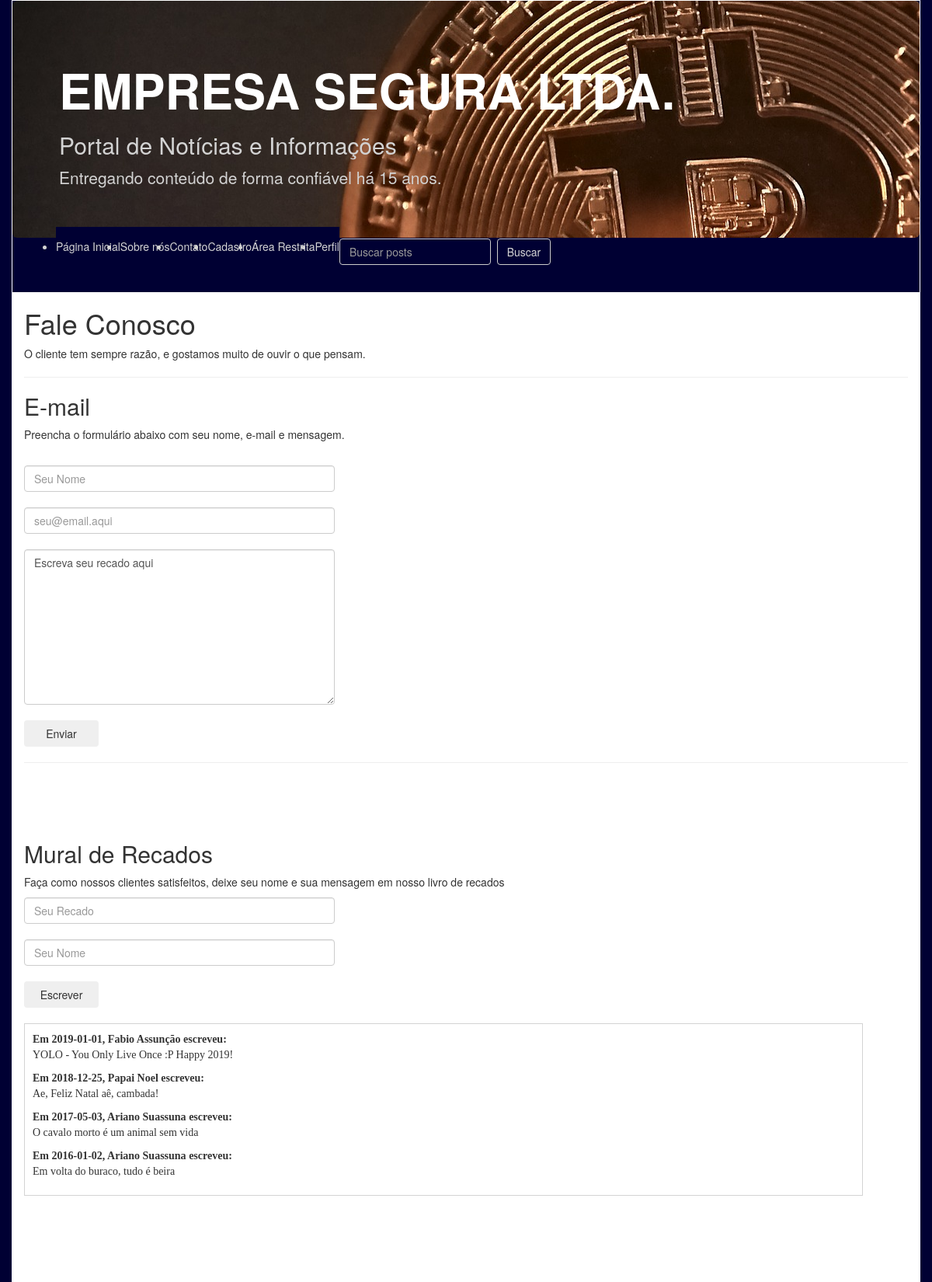
/contact, run on an earlier commit of the app's database.
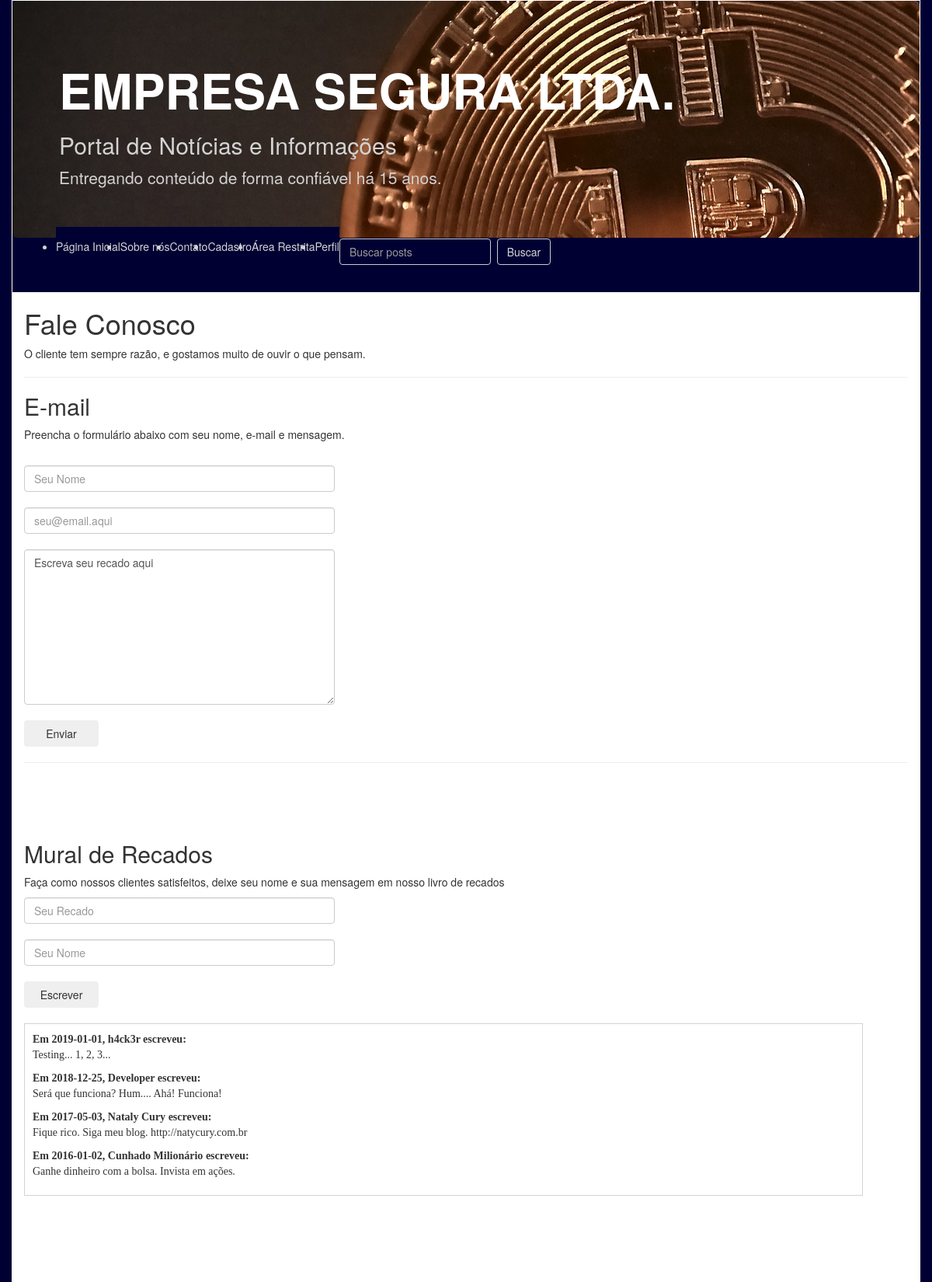
And on a later commit of the database.
### tables this page shows
CREATE TABLE `book` (
	`sign_date`	TEXT,
	`name`	TEXT,
	`message`	TEXT
);

### app.py (the view)
@app.route('/contact', methods=['GET'])
def get_contact():
    messages = f'SELECT * FROM book ORDER BY sign_date DESC;'
    res = query(messages)
    return f.render_template('contact.html', items=res)

### app.py (called while the page is built)
def query(text):
    conn = engine.connect()
    res = conn.execute(text)
    res = res.fetchall()
    return res

### templates/contact.html (shortened to what this page needs)
{% extends 'header.html' %}
{% block content %}
<div class="container">
    <h1>Fale Conosco</h1>
    O cliente tem sempre razão, e gostamos muito de ouvir o que pensam.
    <hr>
    <h2>E-mail</h2>
    <p>Preencha o formulário abaixo com seu nome, e-mail e mensagem.</p>
    <div style="color: darkred; font-weight: bold" id="msgbox"></div><br>
    <form id="mailform" onsubmit="event.preventDefault();">
        <input type="text" id="mname" style="width: 400px;"
        placeholder="Seu Nome" class="form-control"><br>
        <input type="text" name="email" style="width: 400px;"
        placeholder="seu@email.aqui" class="form-control"><br>
        <textarea cols="30" rows="10" name="message" class="form-control"
        style="width: 400px; height: 200px;">Escreva seu recado aqui</textarea><br>
        <button type="submit"  class="btn" style="width: 96px;" onclick="thanks();">Enviar</button>
    </form>
    <hr>
    <br><br><br>
    <h2 id="Livro">Mural de Recados</h2>
    <p>Faça como nossos clientes satisfeitos, deixe seu nome e sua mensagem em nosso livro de recados</p>
    <form method="POST">
        <input type="text" name="message" style="width: 400px;"
        class="form-control" placeholder="Seu Recado"><br>
        <input type="text" name="name" style="width: 400px;"
        class="form-control" placeholder="Seu Nome"><br>
        <button type="submit" class="btn" style="width: 96px;">Escrever</button>
    </form>
    <br>
    <ul class="messages">
        {% for i in items %}
        <li>
            <strong>Em {{ i[0][0:4] }}-{{ i[0][4:6:] }}-{{ i[0][6:8] }}, {{ i[1] }} escreveu:</strong>
            <p>{{ i[2] }}</p>
        </li>
        {% endfor %}
    </ul>
    <br><br><br><br><br>
</div>
{% endblock %}

What changed in the data, as far as the page shows it:
changed book: name "Fabio Assunção" → "h4ck3r"; message "YOLO - You Only Live Once :P Happy 2019!" → "Testing... 1, 2, 3..."
changed book: name "Papai Noel" → "Developer"; message "Ae, Feliz Natal aê, cambada!" → "Será que funciona? Hum.... Ahá! Funciona!"
changed book: name "Ariano Suassuna" → "Nataly Cury"; message "O cavalo morto é um animal sem vida" → "Fique rico. Siga meu blog. http://natycury.com.br"
changed book: name "Ariano Suassuna" → "Cunhado Milionário"; message "Em volta do buraco, tudo é beira" → "Ganhe dinheiro com a bolsa. Invista em ações."
